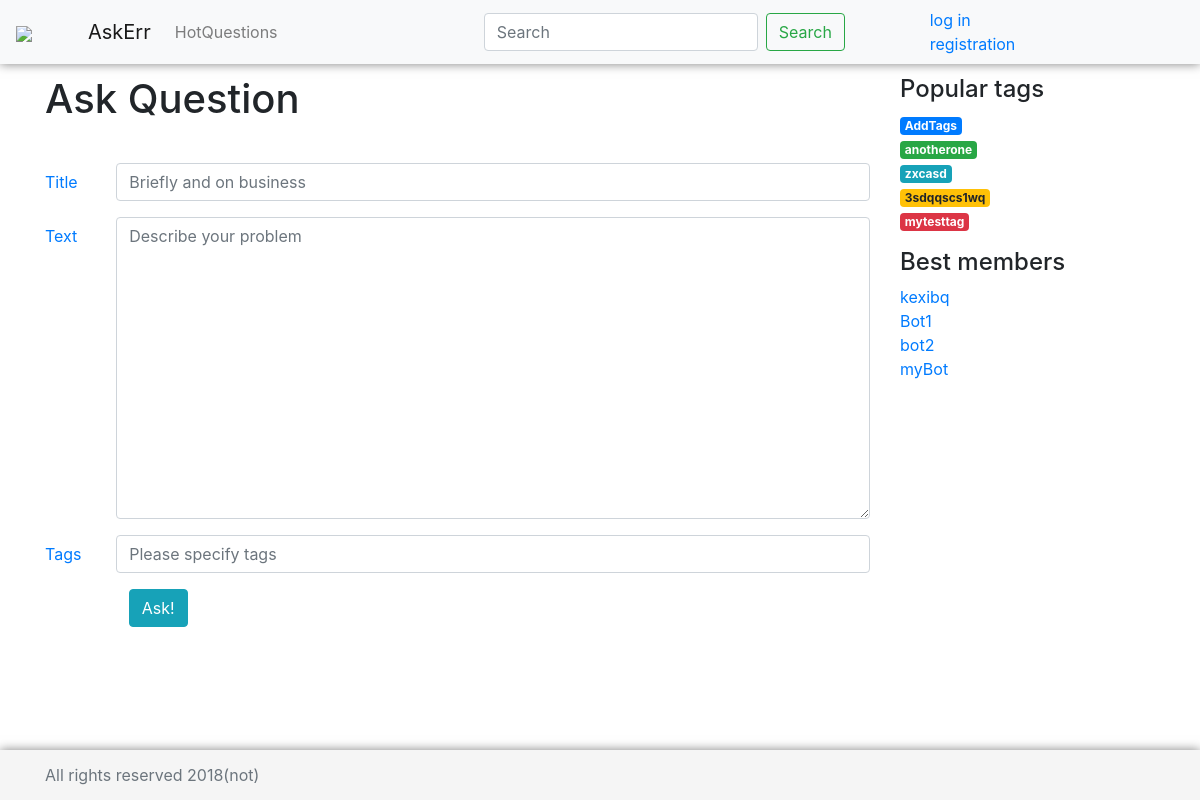
Page /ask/ on the committed database.
### questions/models.py (models this page shows)
class Tag(models.Model):
    title = models.CharField(max_length=120, verbose_name=u"Заголовок ярлыка")
    def __str__(self):
        return self.title

class User(AbstractUser):
    email = models.EmailField(unique=True)
    upload = models.ImageField(default='user.png',upload_to='uploads/%Y/%m/%d')

### questions/views.py (the view)
# urls.py: path('ask/',views.ask_question, name='ask-question'),
def ask_question(request):
    tags = randomQuerySet(Tag.objects.all(), 5)
    users = User.objects.all()
    return render(request, 'ask.html', {'tags':tags,'users':users, 'page_title':'Ask Question'})

### questions/otherfuncs.py (called while the page is built)
def randomQuerySet(items, size): # сделать ModelManager для Tag и кинуть туда
    result = []
    ls = []
    if (size > items.count()):
        return items
    num = random.randrange(0, items.count())
    for i in range(size):
        while (num in ls):
            num = random.randrange(0, items.count())
        ls.append(num)
    for i in range(size):
        result.append(items[ls[i]])
    return result

### templates/ask.html
{% extends 'base.html' %}
{% block left-side %}
            <h1>{{ page_title }}</h1>
            <form class="forms" style="margin-top: 40px">
                <div class="form-group row">
                    <a class="col-sm-1 col-form-label">Title</a>
                    <div class="col-sm-11">
                        <input type="text" class="form-control" id="titleInput" placeholder="Briefly and on business">
                    </div>
                </div>
                <div class="form-group row">
                    <a class="col-sm-1 col-form-label">Text</a>
                    <div class="col-sm-11">
                        <textarea  class="form-control" id="TextInput" placeholder="Describe your problem" rows="12"></textarea>
                    </div>
                </div>
                <div class="form-group row">
                    <a class="col-sm-1 col-form-label">Tags</a>
                    <div class="col-sm-11">
                        <input type="text" class="form-control" id="TagsInput" placeholder="Please specify tags">
                    </div>
                </div>
                <div class="col-sm-11 offset-sm-1">
                    <button class="btn btn-info">Ask!</button>
                </div>
            </form>
            <br></br>
{% endblock %}

### templates/right-side.html
    <h4>Popular tags</h4>
    <ol class="list-unstyled ">
    {% for tag in tags %}
       <li><a class="{% cycle "badge badge-primary" "badge badge-success" "badge badge-info" "badge badge-warning" "badge badge-danger"%}" href="{% url 'questions-on-tag' tag %}"> {{ tag.title }} </a></li>
    {% endfor %}
	</ol>
    <div class="sidebar-module">
        <h4>Best members</h4>
        <ol class="list-unstyled ">
            {% for user in users%}
                    <li><a href="#">{{user.username}}</a></li>
            {% endfor %}
        </ol>
    </div>

### static/css/style.css (style rules this page uses)
body { padding-top: 15px; }

### static/css/askme.css (style rules this page uses)
html { position: relative; min-height: 100%; }
body { margin-bottom: 60px; }

### rows in the picture
Tag: title "AddTags"
Tag: title "anotherone"
Tag: title "zxcasd"
Tag: title "3sdqqscs1wq"
Tag: title "mytesttag"
User: username "kexibq"
User: username "Bot1"
User: username "bot2"
User: username "myBot"

### other values in the picture
{{ page_title }} "Ask Question"
